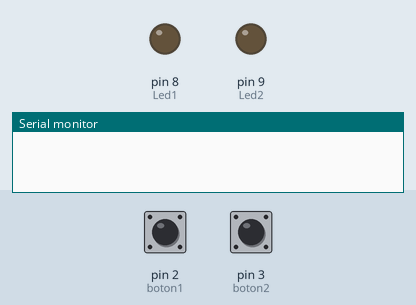
The sketch below on a simulated Arduino Uno, built with avr-gcc and run on an emulated ATmega328P. Shown: output pins drawn as LEDs (lit = HIGH), the last lines printed to the serial monitor. Inputs (shaded band) come from the test bench; at power-on: pin 2 (boton1) LOW, pin 3 (boton2) LOW.

Above: at 1.2 s.
1.3 s: pin 2 (boton1) pulled HIGH for 0.15 s
At 1.4 s:
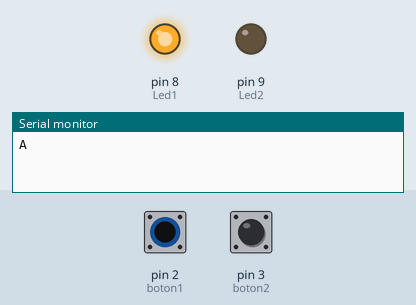
3.0 s: pin 3 (boton2) pulled HIGH for 0.15 s
At 3.1 s:
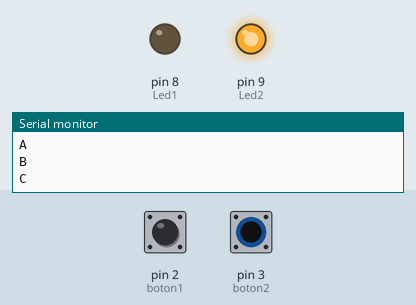
4.7 s: pin 3 (boton2) pulled HIGH for 3.2 s
At 8.9 s:
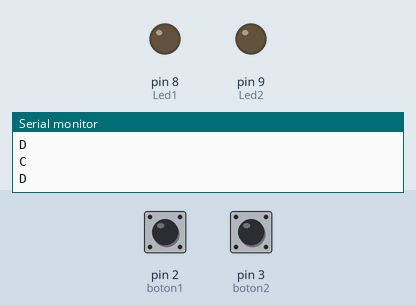
9.4 s: pin 2 (boton1) pulled HIGH for 3.2 s
At 10.1 s:
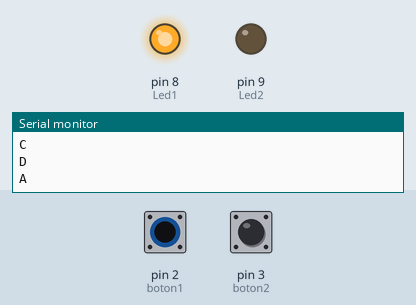
14.1 s: pin 2 (boton1) driven HIGH and pin 3 (boton2) driven HIGH
At 14.9 s:
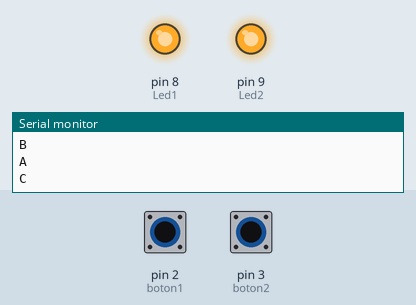
Timing chart, 0 to 16.6 s (numbered marks = the images above; inputs shaded):
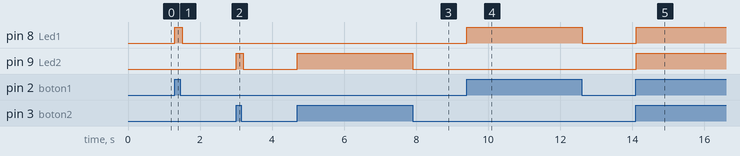

The sketch:

7_2.ino
```cpp
int boton1=2;
int boton2=3;
int Led1=8;
int Led2=9;
boolean bot1=false;
boolean bot2=false;

void setup()
{
  Serial.begin(9600);
  pinMode(boton1,INPUT);
  pinMode(boton2,INPUT);
  pinMode(Led1,OUTPUT);
  pinMode(Led2,OUTPUT);
}

void loop()
{
  if(digitalRead(boton1)==1 && bot1==false)
  {
    Serial.println("A");
    digitalWrite(Led1,HIGH);
    bot1=true;
  }
  else
    if(digitalRead(boton1)==0 && bot1==true)
    {
      Serial.println("B");
      bot1=false;
      digitalWrite(Led1,LOW);
    }
  if(digitalRead(boton2)==1 && bot2==false)
  {
    Serial.println("C");
    digitalWrite(Led2,HIGH);
    bot2=true;
  }
  else
    if(digitalRead(boton2)==0 && bot2==true)
    {
      Serial.println("D");
      digitalWrite(Led2,LOW);
      bot2=false;
    }

  if(Serial.available())
  {
    char Letra=Serial.read();
    if(Letra == 'A')
    {
       digitalWrite(Led1,HIGH);
    }
    else
    {
       if(Letra == 'B')
       {
         digitalWrite(Led1,LOW);
       }
       else
       {
         if(Letra == 'C')
         {
            digitalWrite(Led2,HIGH);
         }
         else
         {
           if(Letra == 'D')
           {
              digitalWrite(Led2,LOW);
           }
         }
       }
     }
    }
  delay(100);
  }
```

Measured:
- after the input at 1.3 s, pin 8 (Led1): LOW → HIGH at once, → LOW 0.20 s later
- after the input at 3.0 s, pin 9 (Led2): LOW → HIGH at once, → LOW 0.20 s later
- after the input at 4.7 s, pin 9 (Led2): LOW → HIGH at once, → LOW 3.2 s later
- after the input at 9.4 s, pin 8 (Led1): LOW → HIGH at once, → LOW 3.2 s later
- after the input at 14.1 s, pin 8 (Led1), pin 9 (Led2): LOW → HIGH at once
